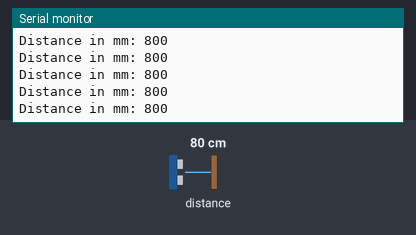
Bench run of a sketch on a simulated Arduino Uno, built with avr-gcc and run on an emulated ATmega328P. Parts: the last lines printed to the serial monitor. The test bench sets the inputs (shaded band); at power-on: distance to the obstacle 80 cm.

Above: at 1.2 s.
1.3 s: distance to the obstacle set to 2 cm
At 2.4 s:
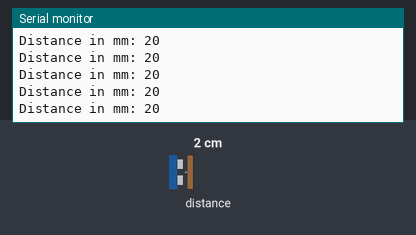
2.8 s: distance to the obstacle set to 4 cm
At 3.4 s:
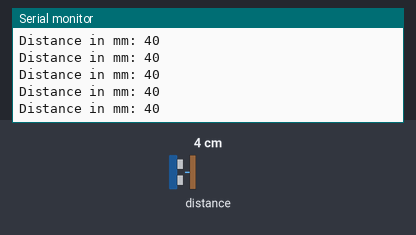
4.3 s: distance to the obstacle set to 250 cm
At 5.4 s:
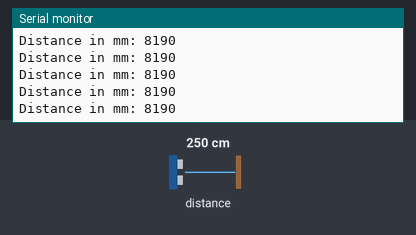
Timing chart, 0 to 7.3 s (numbered marks = the images above; inputs shaded):
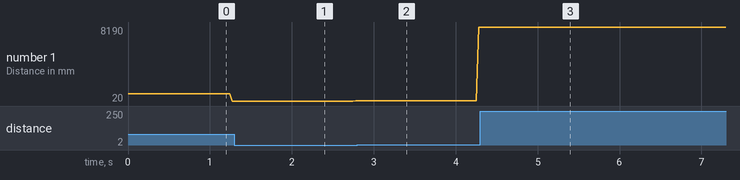

Measured:
- after the input at 1.3 s, the serial monitor: prints a new line at once (image 1)
- after the input at 2.8 s, the serial monitor: prints a new line at once (image 2)
- after the input at 4.3 s, the serial monitor: prints a new line at once (image 3)
- plotted number 1: 20 → 40 after the input at 1.3 s, 40 → 8190 after the input at 2.8 s

The sketch:

VL53L0x.ino
```cpp
#include "Adafruit_VL53L0X.h"

Adafruit_VL53L0X tof = Adafruit_VL53L0X();

void setup() {
  Serial.begin(115200);
  // while (!Serial) {}
  Serial.println("Adafruit VL53L0X test.");

  if (!tof.begin()) {
    Serial.println(F("Failed to boot VL53L0X"));
    while (1);
  }
  Serial.println(F("VL53L0X API Continuous Ranging example\n\n"));
  tof.startRangeContinuous();
}

void loop() {
  if (tof.isRangeComplete()) {
    Serial.print("Distance in mm: ");
    Serial.println(tof.readRange());
  }
}
```
